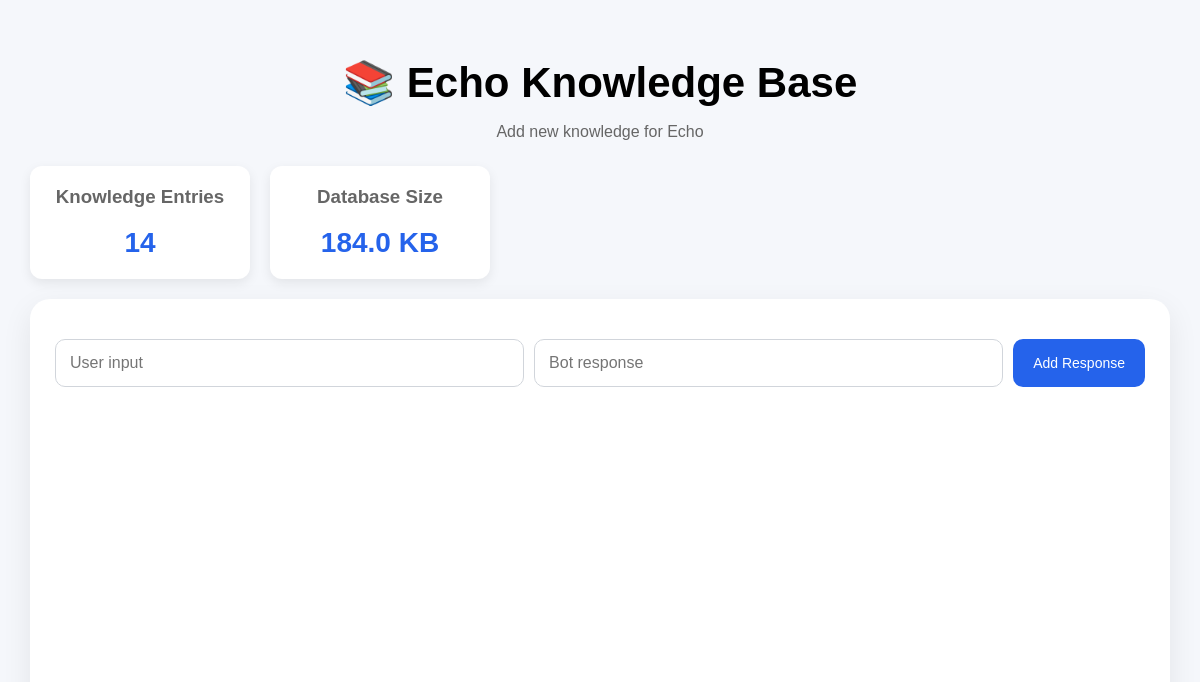
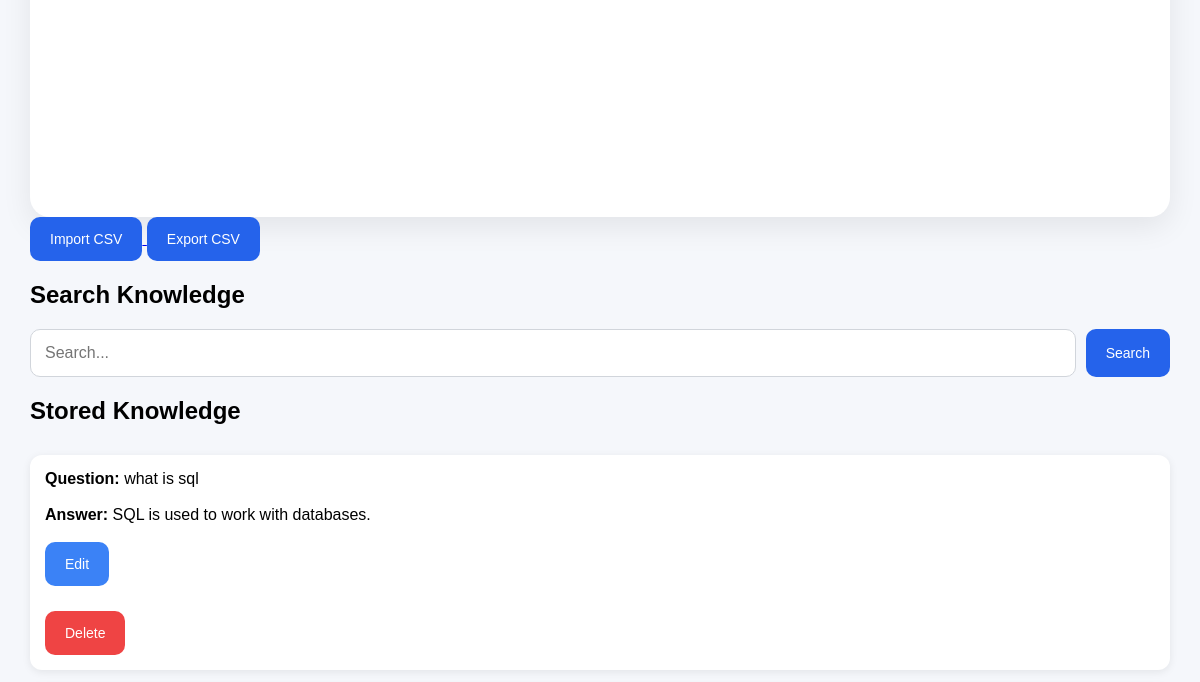
/admin (upper part), run on an earlier commit of the app's database (2 pictures, top to bottom).
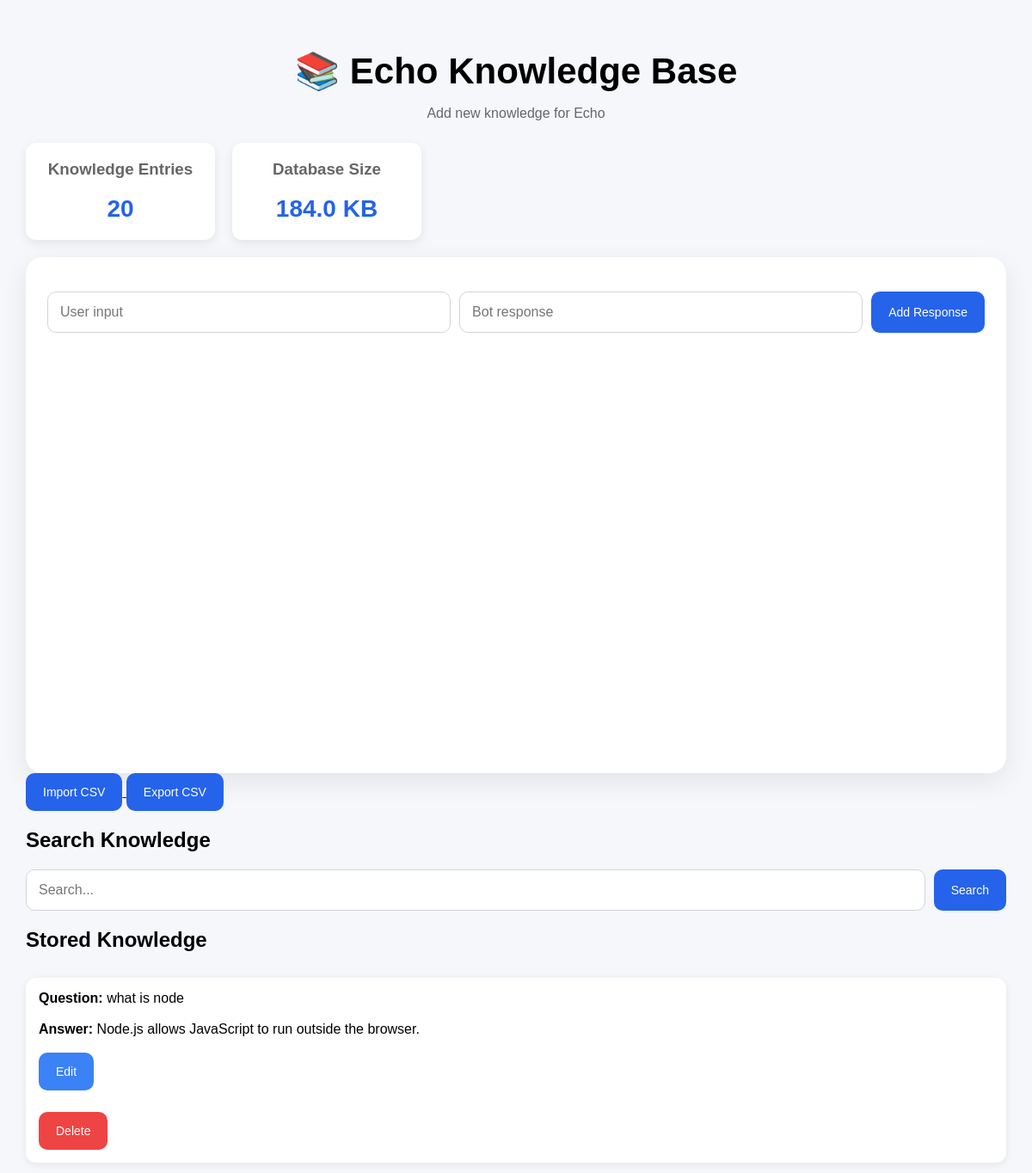
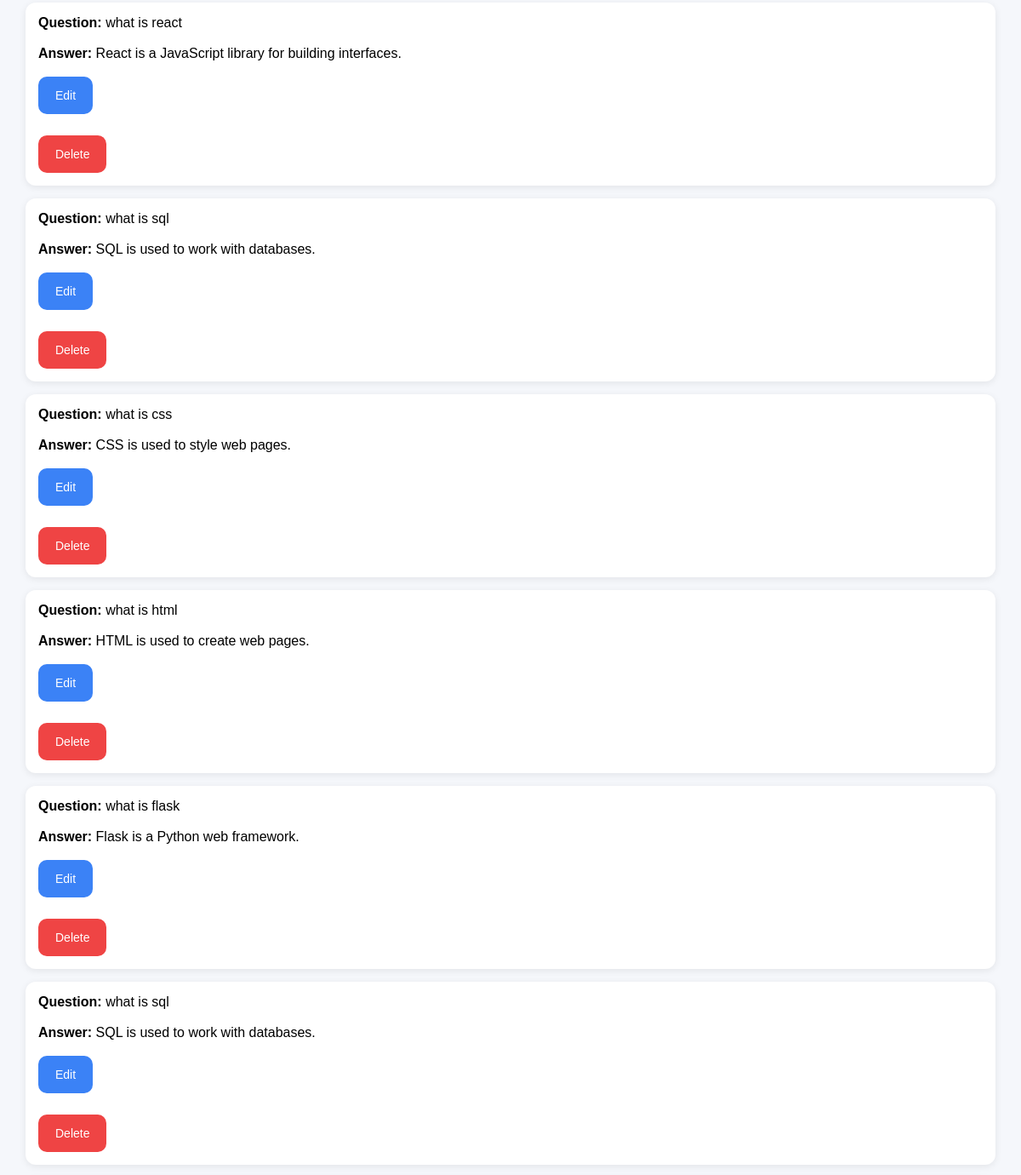
And on a later commit of the database (2 pictures, top to bottom).
### tables this page shows
CREATE TABLE responses (
    id INTEGER PRIMARY KEY AUTOINCREMENT,
    user_input TEXT NOT NULL,
    bot_response TEXT NOT NULL
, embedding TEXT);

### app.py (the view, shortened to what this page needs)
@app.route("/admin", methods=["GET", "POST"])
def admin():
    search_term = request.args.get(
        "search",
        ""
    )
    if search_term:
        knowledge = search_knowledge(
            search_term
        )
    else:
        knowledge = get_all_knowledge()
    knowledge_count = (
        get_knowledge_count()
    )
    database_size = (
        get_database_size()
    )
    return render_template(
        "admin.html",
        knowledge=knowledge,
        knowledge_count=knowledge_count,
        database_size=database_size,
    )

### utils/database.py (called while the page is built)
def get_all_knowledge():
    import sqlite3
    connection = sqlite3.connect(
        "data/responses.db"
    )
    cursor = connection.cursor()
    cursor.execute(
        """
        SELECT
            id,
            user_input,
            bot_response
        FROM responses
        ORDER BY id DESC
        """
    )
    knowledge = cursor.fetchall()
    connection.close()
    return knowledge

def get_knowledge_count():
    import sqlite3
    connection = sqlite3.connect(
        "data/responses.db"
    )
    cursor = connection.cursor()
    cursor.execute(
        """
        SELECT COUNT(*)
        FROM responses
        """
    )
    count = cursor.fetchone()[0]
    connection.close()
    return count

def get_database_size():
    import os
    size = os.path.getsize(
        "data/responses.db"
    )
    return round(
        size / 1024,
        2
    )

### templates/admin.html (shortened to what this page needs)
<!DOCTYPE html>
<html>
<head>
    <link
        rel="stylesheet"
        href="{{ url_for('static', filename='styles.css') }}"
    >
</head>
<body>
    <div class="header">
        <h1>📚 Echo Knowledge Base</h1>
        <p>Add new knowledge for Echo</p>
    </div>
    <div class="stats-container">
        <div class="stat-card">
            <h3>
                Knowledge Entries
            </h3>
            <p>
                {{ knowledge_count }}
            </p>
        </div>
        <div class="stat-card">
            <h3>
                Database Size
            </h3>
            <p>
                {{ database_size }} KB
            </p>
        </div>
    </div>
    <div class="chat-container">
        <form method="POST">
            <input
                type="text"
                name="user_input"
                placeholder="User input"
                required
            >
            <input
                type="text"
                name="bot_response"
                placeholder="Bot response"
                required
            >
            <button type="submit">
                Add Response
            </button>
        </form>
    </div>
    <a href="/import">
        <button
            type="button"
        >
            Import CSV
        </button>
    </a>
    <a href="/export">
        <button
            type="button"
        >
            Export CSV
        </button>
    </a>
    <h2>Search Knowledge</h2>
    <form method="GET">
        <input
            type="text"
            name="search"
            value="{{ request.args.get('search', '') }}"
            placeholder="Search..."
        >
        <button type="submit">
            Search
        </button>
    </form>
    <h2>Stored Knowledge</h2>
    <div class="knowledge-list">
        {% for item in knowledge %}
            <div class="knowledge-card">
                <strong>Question:</strong>
                {{ item[1] }}
                <br><br>
                <strong>Answer:</strong>
                {{ item[2] }}
                <br><br>
                <a
                    href="/edit/{{ item[0] }}"
                >
                    <button
                        type="button"
                        class="edit-button"
                    >
                        Edit
                    </button>
                </a>
                <form
                    action="/delete/{{ item[0] }}"
                    method="POST"
                >
                    <button
                        class="delete-button"
                        type="submit"
                    >
                        Delete
                    </button>
                </form>
            </div>
        {% endfor %}
    </div>
</body>
</html>

### static/styles.css (style rules this page uses)
body { font-family: Arial, sans-serif; background-color: #f5f7fb; margin: 0; padding: 30px; }
.header { text-align: center; margin-bottom: 25px; }
.header h1 { font-size: 42px; margin-bottom: 5px; }
.header p { color: #666; }
.chat-container { background: white; height: 550px; padding: 25px; border-radius: 20px; overflow-y: auto; box-shadow: 0 10px 30px rgba(0, 0, 0, 0.08); }
form { display: flex; gap: 10px; margin-top: 15px; }
input[type="text"] { flex: 1; padding: 14px; border: 1px solid #d1d5db; border-radius: 10px; font-size: 16px; }
button { padding: 14px 20px; border: none; border-radius: 10px; background: #2563eb; color: white; cursor: pointer; font-size: 14px; }
.knowledge-list { margin-top: 30px; }
.knowledge-card { background: white; padding: 15px; margin-bottom: 15px; border-radius: 12px; box-shadow: 0 2px 8px rgba(0,0,0,0.08); }
.delete-button { background-color: #ef4444; color: white; margin-top: 10px; }
.edit-button { background-color: #3b82f6; color: white; margin-right: 10px; }
.stats-container { display: flex; gap: 20px; margin-bottom: 20px; }
.stat-card { background: white; padding: 20px; border-radius: 12px; min-width: 180px; text-align: center; box-shadow: 0 4px 12px rgba(0,0,0,0.08); }
.stat-card h3 { margin-top: 0; color: #666; }
.stat-card p { font-size: 28px; font-weight: bold; margin: 10px 0 0 0; color: #2563eb; }

What changed in the data, as far as the page shows it:
added responses: user_input "what is node", bot_response "Node.js allows JavaScript to run outside the browser."
added responses: user_input "what is react", bot_response "React is a JavaScript library for building interfaces."
added responses: user_input "what is sql", bot_response "SQL is used to work with databases."
added responses: user_input "what is css", bot_response "CSS is used to style web pages."
added responses: user_input "what is html", bot_response "HTML is used to create web pages."
added responses: user_input "what is flask", bot_response "Flask is a Python web framework."
Also different on the page:
{{ knowledge_count }}: "14" → "20"
